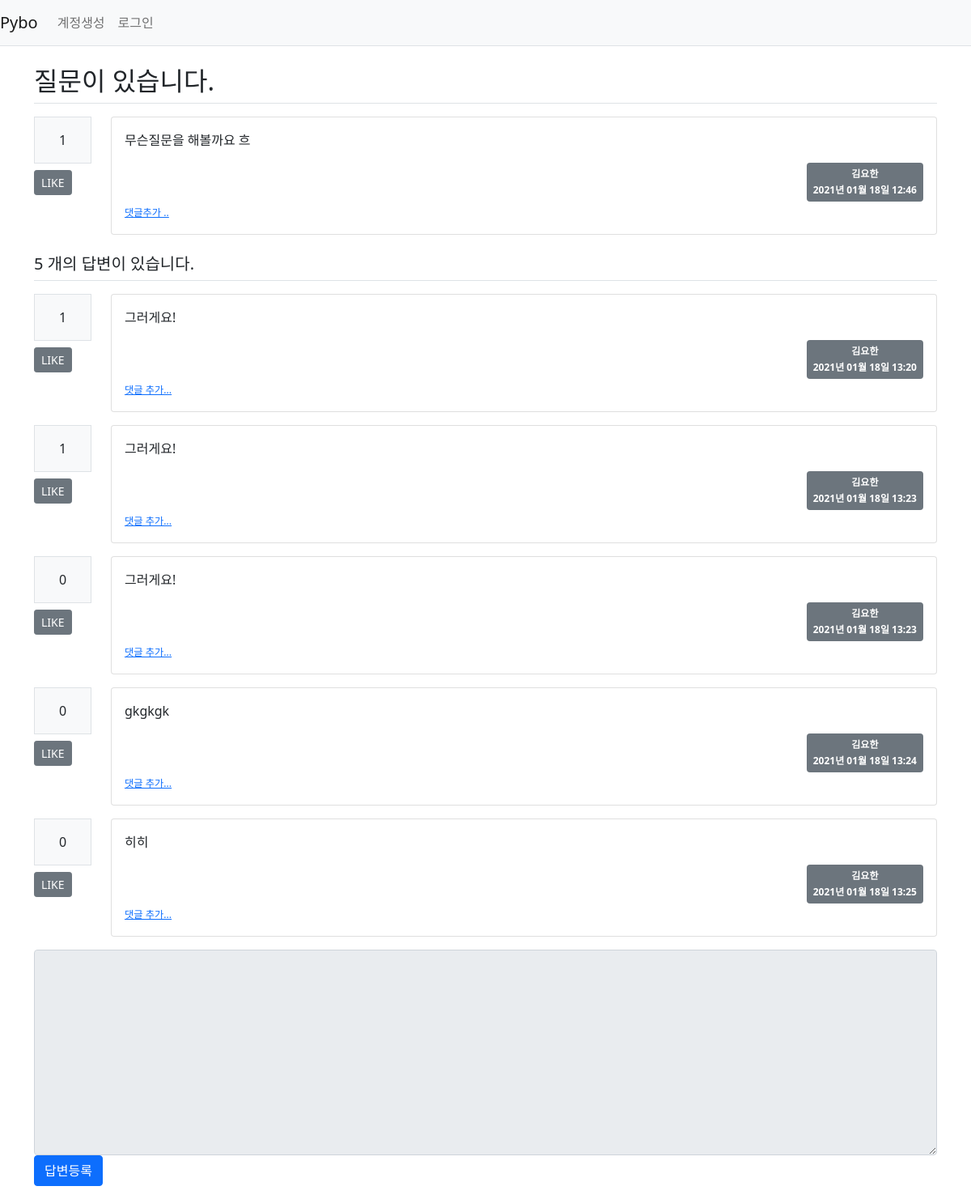
/question/detail/3/, run on the app's committed database.
### pybo/models.py (models this page shows)
class Question(db.Model):
    id = db.Column(db.Integer, primary_key=True)
    subject = db.Column(db.String(200), nullable=False)
    content = db.Column(db.Text(), nullable=False) # 글자수 제한없음 Text
    create_date = db.Column(db.DateTime(), nullable=False)
    user_id = db.Column(db.Integer, db.ForeignKey(
        'user.id', ondelete='CASCADE'), nullable=False) # server_default='1')
    user = db.relationship('User', backref=db.backref('question_set'))
    modify_date = db.Column(db.DateTime(), nullable=True)
    voter = db.relationship('User', secondary=question_voter, backref=db.backref('question_voter_set'))

class User(db.Model):
    id = db.Column(db.Integer, primary_key=True)
    username = db.Column(db.String(150), unique=True, nullable=False)
    password = db.Column(db.String(200), nullable=False)
    email = db.Column(db.String(120), unique=True, nullable=False)

class Answer(db.Model):
    id = db.Column(db.Integer, primary_key=True )
    question_id = db.Column(db.Integer, db.ForeignKey('question.id', ondelete='CASCADE'))
    question = db.relationship('Question', backref=db.backref('answer_set', ))
    content = db.Column(db.Text(), nullable=False)
    create_date = db.Column(db.DateTime(), nullable=False)
    user_id = db.Column(db.Integer, db.ForeignKey(
        'user.id', ondelete='CASCADE'), nullable=False)
    user = db.relationship('User', backref=db.backref('answer_set'))
    modify_date = db.Column(db.DateTime(), nullable=True)
    voter = db.relationship('User', secondary=answer_voter, backref=db.backref('answer_voter_set'))

### pybo/views/question_views.py (the view)
@bp.route('/detail/<int:question_id>/')
def detail(question_id):
    form = AnswerForm()
    question = Question.query.get_or_404(question_id)
    return render_template('questions/question_detail.html', question=question, form=form)

### pybo/forms.py
class AnswerForm(FlaskForm):
    content = TextAreaField('내용', validators=[DataRequired(' 내용은 필수 입력 항목입니다. ')])

### pybo/filter.py (called while the page is built)
def format_datetime(value, fmt='%Y년 %m월 %d일 %H:%M'):
    return value.strftime(fmt)

### pybo/views/auth_views.py (called while the page is built)
@bp.before_app_request
def load_logged_in_user():
    user_id = session.get('user_id')
    if user_id is None:
        g.user = None
    else:
        g.user = User.query.get(user_id)

### pybo/templates/questions/question_detail.html (shortened to what this page needs)
{% extends 'base.html' %}
{% block content %}
<div class="container my-3">
    <h2 class="border-bottom py-2">{{ question.subject }}</h2>
    <div class="row my-3">
        <div class="col-1">
            <div class="bg-light text-center p-3 border font-weight-bolder mb-1">
                {{ question.voter|length }} </div>
            <a href="#" data-uri="{{ url_for('vote.question', question_id=question.id) }}"
                class="recommend btn btn-sm btn-secondary btn-block my-1"> LIKE </a>
        </div>
        <div class="col-11">
            <div class="card">
                <div class="card-body">
                    <div class="card-text">{{ question.content|markdown }}</div>
                        <div class="d-flex justify-content-end">
                            <span class="badge bg-secondary p-2 text-left">
                                <div class="mb-2">{{ question.user.username }}</div>
                                <div>{{ question.create_date|datetime }}</div>
                            </span>
                        </div>
                                <div>
                                    <a href="{{ url_for('comment.create_question',
                                    question_id=question.id) }}" class="small"><small>댓글추가 ..</small></a>
                                </div>
                    </div>
                </div>
            </div>
        </div>
        <h5 class="border-bottom my-3 py-2">{{ question.answer_set|length }} 개의 답변이 있습니다.</h5>
        {% for answer in question.answer_set %}
        <div class="row my-3">
            <div class="col-1">
                <div class="bg-light text-center p-3 border font-weight-bolder mb-1">
                    {{ answer.voter|length }}
                </div>
                <a href="#" data-uri="{{ url_for('vote.answer', answer_id=answer.id) }}"
                class="recommend btn btn-sm btn-secondary btn-block my-1">LIKE</a>
            </div>
            <div class="col-11">
                <div class="card">
                    <div class="card-body">
                        <div class="card-text">{{ answer.content|markdown }}</div>
                            <div class="d-flex justify-content-end">
                                <span class="badge bg-secondary p-2 text-left">
                                    <div class="mb-2">{{ answer.user.username }}</div>
                                    <div>{{ answer.create_date|datetime }}</div>
                                </span>
                            </div>
                    <div>
                        <a href="{{ url_for('comment.create_answer', answer_id=answer.id)}}"
                        class="small"><small>댓글 추가...</small></a>
                    </div>
                    </div>
                </div>
            </div>
        </div>
    {% endfor %}
    <form action="{{ url_for('answer.create', question_id=question.id) }}" method="post" class="my-3">
        <div class="form-group">
            <textarea {% if not g.user %}disabled{% endif %} name="content" id="content" class="form-control" rows="10" ></textarea>
        </div>
        <input type="submit" value="답변등록" class="btn btn-primary">
    </form>
</div>
{% endblock %}

### data on the page
Question: subject "질문이 있습니다.", content "무슨질문을 해볼까요 흐", create_date "2021년 01월 18일 12:46"
User: user.username "김요한"
Answer: voter|length "1", content "그러게요!", user.username "김요한", create_date "2021년 01월 18일 13:20"
Answer: voter|length "1", content "그러게요!", user.username "김요한", create_date "2021년 01월 18일 13:23"
Answer: voter|length "0", content "그러게요!", user.username "김요한", create_date "2021년 01월 18일 13:23"
Answer: voter|length "0", content "gkgkgk", user.username "김요한", create_date "2021년 01월 18일 13:24"
Answer: voter|length "0", content "히히", user.username "김요한", create_date "2021년 01월 18일 13:25"

### other printed values
{{ question.voter|length }} "1"
{{ question.answer_set|length }} "5"
